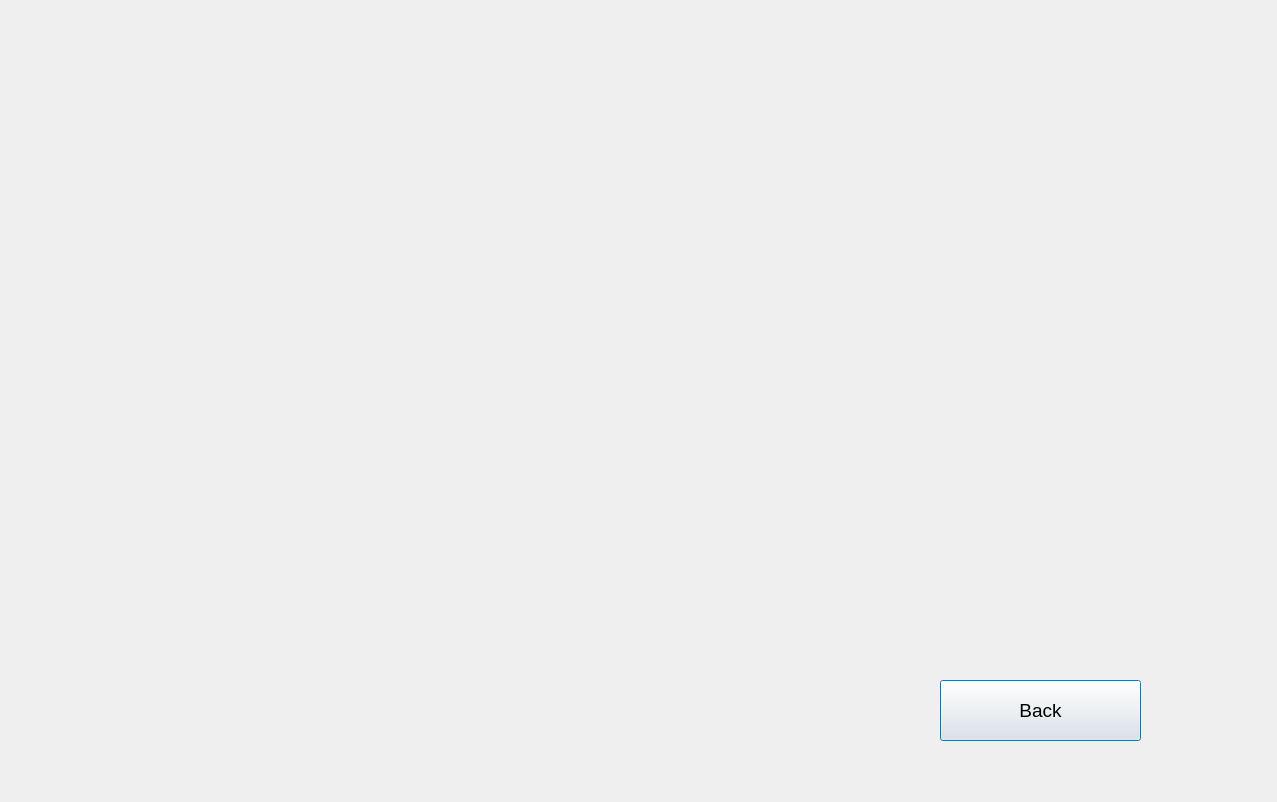
<?xml version="1.0" encoding="UTF-8"?>
<ui version="4.0">
 <class>Dialog</class>
 <widget class="QDialog" name="Dialog">
  <property name="geometry">
   <rect>
    <x>0</x>
    <y>0</y>
    <width>1277</width>
    <height>802</height>
   </rect>
  </property>
  <property name="windowTitle">
   <string>Dialog</string>
  </property>
  <widget class="QWidget" name="bgwidget" native="true">
   <property name="geometry">
    <rect>
     <x>0</x>
     <y>0</y>
     <width>1281</width>
     <height>801</height>
    </rect>
   </property>
   <property name="maximumSize">
    <size>
     <width>16777215</width>
     <height>801</height>
    </size>
   </property>
   <property name="styleSheet">
    <string notr="true"/>
   </property>
   <widget class="QWidget" name="gridLayoutWidget">
    <property name="geometry">
     <rect>
      <x>90</x>
      <y>110</y>
      <width>1051</width>
      <height>561</height>
     </rect>
    </property>
    <layout class="QGridLayout" name="gridLayout"/>
   </widget>
   <widget class="QLabel" name="label_2">
    <property name="geometry">
     <rect>
      <x>90</x>
      <y>30</y>
      <width>771</width>
      <height>71</height>
     </rect>
    </property>
    <property name="text">
     <string/>
    </property>
   </widget>
   <widget class="QPushButton" name="back">
    <property name="geometry">
     <rect>
      <x>940</x>
      <y>680</y>
      <width>201</width>
      <height>61</height>
     </rect>
    </property>
    <property name="font">
     <font>
      <family>MS Shell Dlg 2</family>
      <pointsize>14</pointsize>
      <weight>50</weight>
      <italic>false</italic>
      <bold>false</bold>
     </font>
    </property>
    <property name="styleSheet">
     <string notr="true"/>
    </property>
    <property name="text">
     <string>Back</string>
    </property>
   </widget>
  </widget>
 </widget>
 <resources/>
 <connections/>
</ui>
